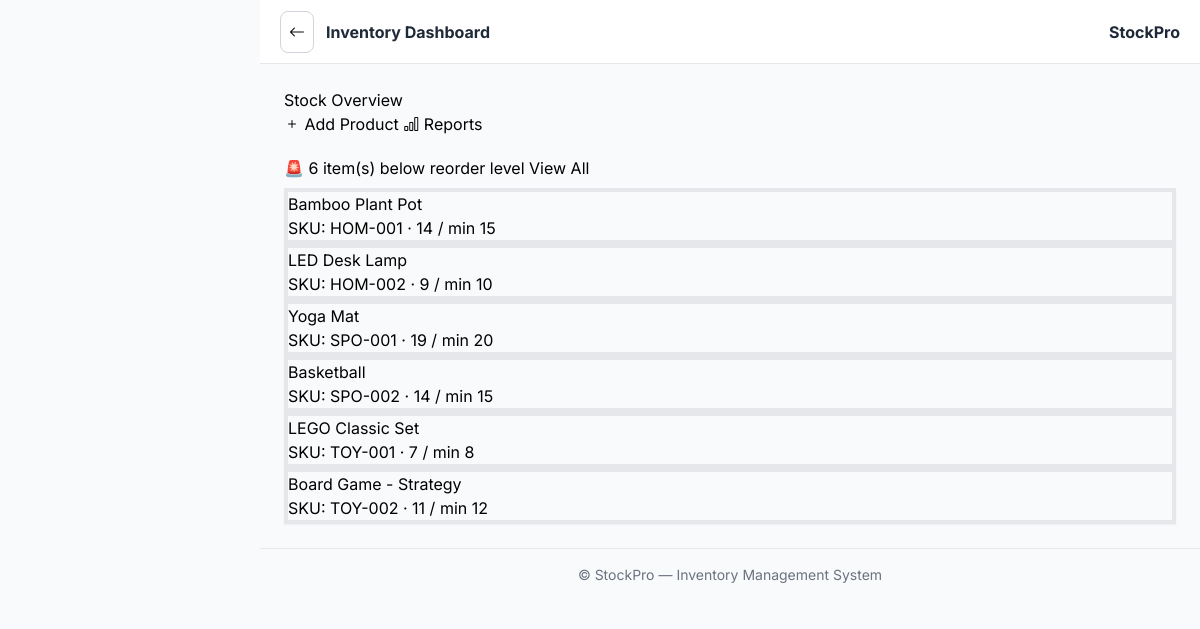
The page /dashboard/ (signed in) on the database its author committed.
### inventory/models.py (models this page shows, shortened)
class Product(models.Model):
    STATUS_CHOICES = [
        ("active", "Active"),
        ("archived", "Archived"),
    ]
    UNIT_CHOICES = [
        ("piece", "Piece"),
        ("kg", "Kilogram"),
        ("g", "Gram"),
        ("l", "Liter"),
        ("ml", "Milliliter"),
        ("box", "Box"),
        ("pack", "Pack"),
        ("set", "Set"),
    ]
    name = models.CharField(max_length=200)
    category = models.ForeignKey(
        Category, on_delete=models.SET_NULL, null=True, blank=True, related_name="products"
    )
    supplier = models.ForeignKey(
        Supplier, on_delete=models.SET_NULL, null=True, blank=True, related_name="products"
    )
    description = models.TextField(blank=True)
    sku = models.CharField(max_length=50, unique=True, blank=True)
    barcode = models.CharField(max_length=50, unique=True, blank=True)
    price = models.DecimalField(max_digits=10, decimal_places=2, validators=[MinValueValidator(Decimal("0"))])
    cost_price = models.DecimalField(max_digits=10, decimal_places=2, default=Decimal("0"), validators=[MinValueValidator(Decimal("0"))])
    quantity = models.IntegerField(default=0, validators=[MinValueValidator(0)])
    unit = models.CharField(max_length=20, choices=UNIT_CHOICES, default="piece")
    low_stock_threshold = models.IntegerField(default=10)
    max_stock_threshold = models.IntegerField(default=1000)
    status = models.CharField(max_length=10, choices=STATUS_CHOICES, default="active")
    image = models.ImageField(upload_to="products/", blank=True, null=True)
    created_at = models.DateTimeField(auto_now_add=True)
    updated_at = models.DateTimeField(auto_now=True)
    class Meta:
        ordering = ["-updated_at"]
        indexes = [
            models.Index(fields=["status", "quantity"]),
            models.Index(fields=["sku"]),
        ]
    @property
    def stock_status(self):
        if self.quantity <= self.low_stock_threshold:
            return "low"
        if self.quantity >= self.max_stock_threshold:
            return "overstock"
        return "ok"
    @property
    def is_low_stock(self):
        return self.quantity <= self.low_stock_threshold
    @property
    def is_overstock(self):
        return self.quantity >= self.max_stock_threshold
    @property
    def total_value(self):
        return self.cost_price * self.quantity

### inventory/views.py (the view)
# urls.py: path("", views.dashboard, name="dashboard"),
@login_required
@manager_or_admin_required
def dashboard(request):
    from django.utils import timezone as tz
    today = tz.localdate()
    thirty_days_ago = today - timedelta(days=30)
    products_qs = Product.objects.filter(status="active")
    categories = Category.objects.all()
    all_products = list(products_qs)
    low_stock_items = [p for p in all_products if p.is_low_stock]
    overstock_items = [p for p in all_products if p.is_overstock]
    ok_stock_items  = [p for p in all_products if p.stock_status == "ok"]
    total_units  = sum(p.quantity for p in all_products)
    total_value  = sum(p.total_value for p in all_products)
    total_cost   = sum(p.cost_price * p.quantity for p in all_products)
    pending_orders = PurchaseOrder.objects.filter(status__in=["draft", "sent"]).count()
    recent_movements = StockMovement.objects.order_by("-date")[:15]
    unread_count = Notification.objects.filter(is_read=False).count()
    category_labels = []
    category_values = []
    for cat in categories:
        cp = [p for p in all_products if p.category_id == cat.pk]
        cv = sum(p.total_value for p in cp)
        if cv > 0:
            category_labels.append(cat.name)
            category_values.append(round(float(cv), 2))
    cats_json = json.dumps(category_labels)
    vals_json = json.dumps(category_values)
    context = {
        "products": products_qs,
        "all_products": all_products,
        "total_products": products_qs.count(),
        "active_products": products_qs.count(),
        "total_units": total_units,
        "unit_label": products_qs.first().unit if products_qs.first() else "units",
        "total_value": total_value,
        "total_cost": total_cost,
        "low_stock": len(low_stock_items),
        "overstock": len(overstock_items),
        "ok_stock": len(ok_stock_items),
        "low_stock_items": low_stock_items[:10],
        "overstock_items": overstock_items,
        "pending_orders": pending_orders,
        "recent_movements": recent_movements,
        "unread_count": unread_count,
        "unread_nots": unread_count,
        "category_labels": cats_json,
        "category_values": vals_json,
        "low_threshold": 10,
        "overstock_threshold": 1000,
    }
    return render(request, "inventory/dashboard.html", context)

### apps/myapp/templates/inventory/dashboard.html (shortened to what this page needs)
{% extends 'base.html' %}
{% load static %}
{% block page_title %}Inventory Dashboard{% endblock %}
{% block content %}
<div class="d-flex align-items-center justify-content-between mb-3">
  <div class="fw-bold">Stock Overview</div>
  <div class="d-flex gap-2">
    <a href="{% url 'product_create' %}" class="btn btn-sm btn-primary"><i class="bi bi-plus"></i> Add Product</a>
    <a href="{% url 'reports' %}"  class="btn btn-sm btn-outline-primary"><i class="bi bi-bar-chart"></i> Reports</a>
  </div>
</div>
{% if low_stock_items %}
<div class="alert alert-danger d-flex justify-content-between align-items-center py-2" role="alert">
  <span>🚨 {{ low_stock_items|length }} item(s) below reorder level</span>
  <a href="{% url 'product_list' %}" class="btn btn-sm btn-danger">View All</a>
</div>
{% endif %}
<div class="row g-3">
  {% for p in low_stock_items %}
  <div class="col-md-4">
    <div class="card border-start border-4 border-danger shadow-sm h-100">
      <div class="card-body">
        <h6 class="fw-bold">{{ p.name }}</h6>
        <p class="mb-0 text-muted small">SKU: {{ p.sku|default:'—' }} · {{ p.quantity }} / min {{ p.low_stock_threshold }} </p>
      </div>
    </div>
  </div>
  {% endfor %}
</div>
{% endblock %}

### rows shown on the page
Product: name "Bamboo Plant Pot", sku "HOM-001", quantity "14", low_stock_threshold "15"
Product: name "LED Desk Lamp", sku "HOM-002", quantity "9", low_stock_threshold "10"
Product: name "Yoga Mat", sku "SPO-001", quantity "19", low_stock_threshold "20"
Product: name "Basketball", sku "SPO-002", quantity "14", low_stock_threshold "15"
Product: name "LEGO Classic Set", sku "TOY-001", quantity "7", low_stock_threshold "8"
Product: name "Board Game - Strategy", sku "TOY-002", quantity "11", low_stock_threshold "12"

### other values the page prints
{{ low_stock_items|length }} "6"
